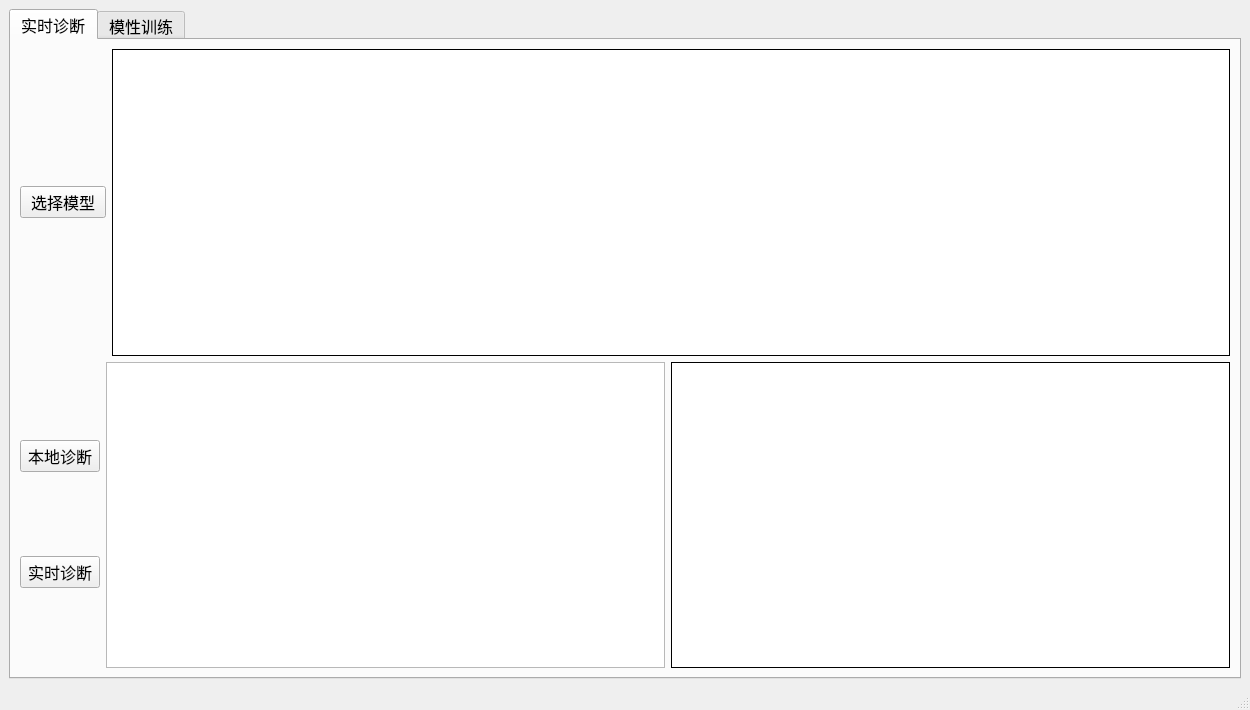
<?xml version="1.0" encoding="UTF-8"?>
<ui version="4.0">
 <class>MainWindow</class>
 <widget class="QMainWindow" name="MainWindow">
  <property name="geometry">
   <rect>
    <x>0</x>
    <y>0</y>
    <width>1250</width>
    <height>710</height>
   </rect>
  </property>
  <property name="windowTitle">
   <string>滚动轴承故障诊断实验台</string>
  </property>
  <property name="windowIcon">
   <iconset>
    <normaloff>images/bearIcon.png</normaloff>images/bearIcon.png</iconset>
  </property>
  <widget class="QWidget" name="centralwidget">
   <layout class="QHBoxLayout" name="horizontalLayout_7">
    <item>
     <widget class="QTabWidget" name="tabWidget">
      <property name="font">
       <font>
        <pointsize>12</pointsize>
       </font>
      </property>
      <property name="currentIndex">
       <number>0</number>
      </property>
      <widget class="QWidget" name="tw_real_time_diagnosis">
       <property name="font">
        <font>
         <pointsize>12</pointsize>
        </font>
       </property>
       <attribute name="title">
        <string>实时诊断</string>
       </attribute>
       <layout class="QHBoxLayout" name="horizontalLayout_3">
        <item>
         <layout class="QVBoxLayout" name="verticalLayout" stretch="1,1">
          <item>
           <layout class="QHBoxLayout" name="horizontalLayout" stretch="1,13">
            <item>
             <widget class="QPushButton" name="pb_select_model">
              <property name="toolTip">
               <string>请选择 .m 或 .h5 格式的文件</string>
              </property>
              <property name="text">
               <string>选择模型</string>
              </property>
             </widget>
            </item>
            <item>
             <widget class="QLabel" name="l_visual_diagnosis_data">
              <property name="styleSheet">
               <string notr="true">background-color: rgb(255, 255, 255);
border-style:solid;
border-width:1px;</string>
              </property>
              <property name="text">
               <string/>
              </property>
             </widget>
            </item>
           </layout>
          </item>
          <item>
           <layout class="QHBoxLayout" name="horizontalLayout_6">
            <item>
             <layout class="QVBoxLayout" name="verticalLayout_2">
              <item>
               <widget class="QPushButton" name="pb_local_diagnosis">
                <property name="toolTip">
                 <string>选择本地的数据进行诊断</string>
                </property>
                <property name="text">
                 <string>本地诊断</string>
                </property>
               </widget>
              </item>
              <item>
               <widget class="QPushButton" name="pb_real_time_diagnosis">
                <property name="toolTip">
                 <string>自动采集实时信号并进行诊断</string>
                </property>
                <property name="text">
                 <string>实时诊断</string>
                </property>
               </widget>
              </item>
             </layout>
            </item>
            <item>
             <layout class="QHBoxLayout" name="horizontalLayout_2" stretch="1,1">
              <item>
               <widget class="QTextBrowser" name="tb_diagnosis_result"/>
              </item>
              <item>
               <widget class="QLabel" name="l_diagnosis_result">
                <property name="styleSheet">
                 <string notr="true">background-color: rgb(255, 255, 255);
border-style: solid;
border-width: 1px;</string>
                </property>
                <property name="text">
                 <string/>
                </property>
               </widget>
              </item>
             </layout>
            </item>
           </layout>
          </item>
         </layout>
        </item>
       </layout>
      </widget>
      <widget class="QWidget" name="tw_train_model">
       <attribute name="title">
        <string>模性训练</string>
       </attribute>
       <layout class="QHBoxLayout" name="horizontalLayout_8">
        <item>
         <layout class="QHBoxLayout" name="horizontalLayout_5">
          <item>
           <layout class="QVBoxLayout" name="verticalLayout_7">
            <item>
             <widget class="QPushButton" name="pb_select_file">
              <property name="toolTip">
               <string>请选择 .mat 格式文件</string>
              </property>
              <property name="text">
               <string>选择文件</string>
              </property>
             </widget>
            </item>
            <item>
             <widget class="QPushButton" name="pb_visual_data">
              <property name="text">
               <string>数据可视化</string>
              </property>
             </widget>
            </item>
            <item>
             <layout class="QVBoxLayout" name="verticalLayout_4">
              <item>
               <spacer name="verticalSpacer_2">
                <property name="orientation">
                 <enum>Qt::Vertical</enum>
                </property>
                <property name="sizeHint" stdset="0">
                 <size>
                  <width>20</width>
                  <height>40</height>
                 </size>
                </property>
               </spacer>
              </item>
              <item>
               <widget class="QLabel" name="l_select_model">
                <property name="text">
                 <string>请选择模型：</string>
                </property>
               </widget>
              </item>
              <item>
               <widget class="QComboBox" name="comb_select_model">
                <item>
                 <property name="text">
                  <string>1D_CNN</string>
                 </property>
                </item>
                <item>
                 <property name="text">
                  <string>LSTM</string>
                 </property>
                </item>
                <item>
                 <property name="text">
                  <string>GRU</string>
                 </property>
                </item>
                <item>
                 <property name="text">
                  <string>随机森林</string>
                 </property>
                </item>
               </widget>
              </item>
             </layout>
            </item>
            <item>
             <spacer name="verticalSpacer">
              <property name="orientation">
               <enum>Qt::Vertical</enum>
              </property>
              <property name="sizeHint" stdset="0">
               <size>
                <width>20</width>
                <height>40</height>
               </size>
              </property>
             </spacer>
            </item>
            <item>
             <widget class="QPushButton" name="pb_start_training">
              <property name="text">
               <string>开始训练</string>
              </property>
             </widget>
            </item>
            <item>
             <spacer name="verticalSpacer_5">
              <property name="orientation">
               <enum>Qt::Vertical</enum>
              </property>
              <property name="sizeHint" stdset="0">
               <size>
                <width>20</width>
                <height>40</height>
               </size>
              </property>
             </spacer>
            </item>
            <item>
             <layout class="QVBoxLayout" name="verticalLayout_5">
              <item>
               <widget class="QLabel" name="l_select_show">
                <property name="text">
                 <string>结果展示方式:</string>
                </property>
               </widget>
              </item>
              <item>
               <widget class="QRadioButton" name="rb_classification_report">
                <property name="text">
                 <string>分类报告</string>
                </property>
                <property name="checked">
                 <bool>true</bool>
                </property>
                <attribute name="buttonGroup">
                 <string notr="true">buttonGroup</string>
                </attribute>
               </widget>
              </item>
              <item>
               <widget class="QRadioButton" name="rb_confusion_matrix">
                <property name="text">
                 <string>混淆矩阵</string>
                </property>
                <attribute name="buttonGroup">
                 <string notr="true">buttonGroup</string>
                </attribute>
               </widget>
              </item>
              <item>
               <widget class="QRadioButton" name="rb_roc">
                <property name="text">
                 <string>ROC曲线</string>
                </property>
                <attribute name="buttonGroup">
                 <string notr="true">buttonGroup</string>
                </attribute>
               </widget>
              </item>
              <item>
               <widget class="QRadioButton" name="rb_precision_recall">
                <property name="text">
                 <string>精度召回曲线</string>
                </property>
                <attribute name="buttonGroup">
                 <string notr="true">buttonGroup</string>
                </attribute>
               </widget>
              </item>
              <item>
               <widget class="QRadioButton" name="rb_loss_curcv">
                <property name="text">
                 <string>损失曲线</string>
                </property>
                <attribute name="buttonGroup">
                 <string notr="true">buttonGroup</string>
                </attribute>
               </widget>
              </item>
              <item>
               <widget class="QRadioButton" name="rb_acc_curcv">
                <property name="text">
                 <string>正确率曲线</string>
                </property>
                <attribute name="buttonGroup">
                 <string notr="true">buttonGroup</string>
                </attribute>
               </widget>
              </item>
              <item>
               <widget class="QPushButton" name="pb_show_result">
                <property name="text">
                 <string>确定</string>
                </property>
               </widget>
              </item>
              <item>
               <spacer name="verticalSpacer_3">
                <property name="orientation">
                 <enum>Qt::Vertical</enum>
                </property>
                <property name="sizeHint" stdset="0">
                 <size>
                  <width>20</width>
                  <height>40</height>
                 </size>
                </property>
               </spacer>
              </item>
             </layout>
            </item>
            <item>
             <widget class="QPushButton" name="pb_save_model">
              <property name="text">
               <string>保存模型</string>
              </property>
             </widget>
            </item>
           </layout>
          </item>
          <item>
           <layout class="QVBoxLayout" name="verticalLayout_6" stretch="1,1">
            <item>
             <widget class="QLabel" name="l_visual_data">
              <property name="styleSheet">
               <string notr="true">background-color: rgb(255, 255, 255);
border-style:solid;
border-width:1px;</string>
              </property>
              <property name="text">
               <string/>
              </property>
             </widget>
            </item>
            <item>
             <layout class="QHBoxLayout" name="horizontalLayout_4" stretch="1,1">
              <item>
               <widget class="QTextBrowser" name="tb_train_result"/>
              </item>
              <item>
               <widget class="QLabel" name="l_train_result">
                <property name="styleSheet">
                 <string notr="true">background-color: rgb(255, 255, 255);
border-style: solid;
border-width: 1px;</string>
                </property>
                <property name="text">
                 <string/>
                </property>
               </widget>
              </item>
             </layout>
            </item>
           </layout>
          </item>
         </layout>
        </item>
       </layout>
      </widget>
     </widget>
    </item>
   </layout>
  </widget>
  <widget class="QMenuBar" name="menubar">
   <property name="geometry">
    <rect>
     <x>0</x>
     <y>0</y>
     <width>1250</width>
     <height>26</height>
    </rect>
   </property>
  </widget>
  <widget class="QStatusBar" name="statusbar"/>
 </widget>
 <resources/>
 <connections/>
 <buttongroups>
  <buttongroup name="buttonGroup"/>
 </buttongroups>
</ui>
